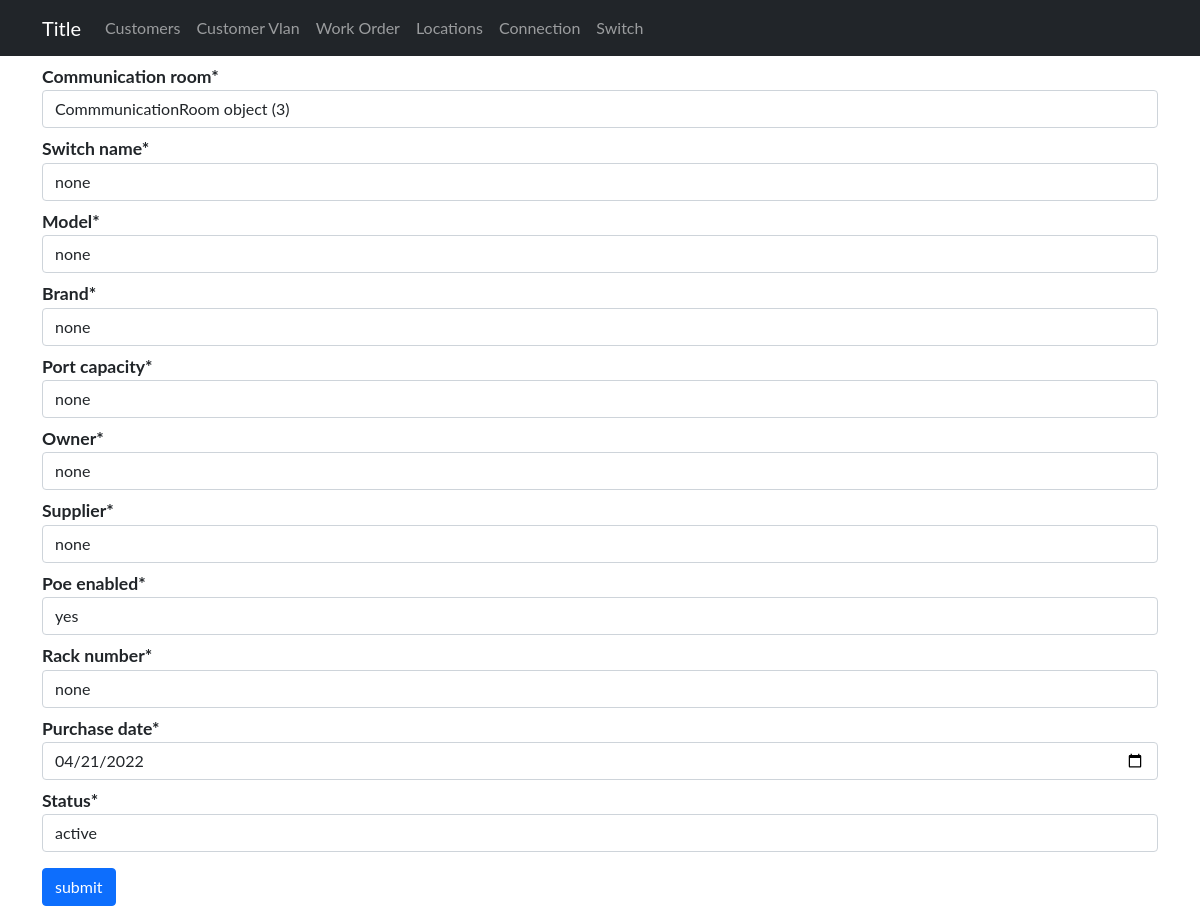
/devices/upd/switch/3, run on the app's committed database.
### sitadevices/models.py (models this page shows)
class Switch(models.Model):
    communication_room = models.ForeignKey(CommmunicationRoom, on_delete=models.CASCADE)
    switch_name = models.CharField(max_length=200,default="none")
    model = models.CharField(max_length=200,default="none")
    brand = models.CharField(max_length=200,default="none")
    port_capacity = models.CharField(max_length=200,default="none")
    owner = models.CharField(max_length=200,default="none")
    supplier = models.CharField(max_length=200,default="none")
    poe_enabled = models.CharField(choices=yesno, max_length=200,default="none")
    rack_number = models.CharField(max_length=200,default="none")
    purchase_date = models.DateField(default=timezone.now)
    status = models.CharField(choices=status, max_length=200,default="none")

### sitadevices/views.py (the view)
# urls.py: path('upd/switch/<int:switch_id>', SwitchUpd, name='switchupd'),
def SwitchUpd(request,switch_id):
    update =Switch.objects.get(pk=switch_id)
    form = SwitchForm(instance=update)
    if request.method =='POST':
        form = SwitchForm(request.POST, instance=update)
        if form.is_valid():
            form.save()
            return redirect('device:switchlist')
    dic = {
        'id': update,
        'form': form,
    }
    return render(request, 'admin/switch/updswitch.html',{'dic': dic})

### sitadevices/templates/admin/switch/updswitch.html (shortened to what this page needs)
{% extends 'admin/base1.html' %}
{% load crispy_forms_filters %}
{% block content %}
<form enctype="multipart/form-data" action="{%url 'device:switchupd' dic.id.id%}"  class="" method="POST">
    <div class="container">
        {{dic.form|crispy}}
        <button type="submit" class="btn btn-primary submit" value="submit">submit</button>
    </div>
</form>
{% endblock  %}

### static/Css/devices/styles.css (style rules this page uses)
label { font-weight: bold; font-size: 1.1rem; margin-top: .5rem; }
.submit { margin-top: 1rem; }

### sitadevices/templates/admin/base1.html (style rules this page uses)
body { font-family: "Lato", sans-serif; }

### data on the page
Switch: communication_room "CommmunicationRoom object (3)", switch_name "none", model "none", brand "none", port_capacity "none", owner "none", supplier "none", poe_enabled "yes", rack_number "none", purchase_date "04/21/2022", status "active"
